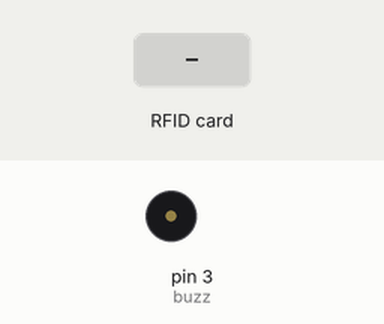
Recording of a sketch running on a simulated Arduino Uno, built with avr-gcc and run on an emulated ATmega328P. On the bench: buzzer (waves = sounding, pin HIGH). The test bench sets the inputs (shaded band). Pins used as bus, display or sensor lines are not drawn; what the sketch prints to the serial monitor is not drawn.

Above: at 1.2 s.
1.3 s: RFID card 5E 7A 19 C4 held to the reader
Timing chart, 0 to 4.3 s (numbered marks = the images above; inputs shaded):
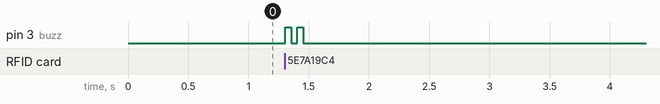

Measured:
- after the input at 1.3 s, pin 3 (buzz): alternates HIGH for 0.05 s and LOW for 0.05 s, 4 changes in all, then stays LOW, starting at once

The sketch:

RFID2.0.ino
```cpp
#include <SPI.h>
#include <MFRC522.h>
String uidString;
int buzz=3;
#define SS_PIN 10
#define RST_PIN 9
MFRC522 mfrc522(SS_PIN, RST_PIN); //Create MFRC522 instance.

void setup() {
  // put your setup code here, to run once:
Serial.begin(9600);
pinMode(buzz,OUTPUT);
SPI.begin(); //Initiate SPI bus
mfrc522.PCD_Init();

}

void loop() {
  // put your main code here, to run repeatedly:
if(mfrc522.PICC_IsNewCardPresent()){
  readRFID();
  Serial.print("Tag UID: ");
  Serial.println(uidString);
}
}
void readRFID(){
  mfrc522.PICC_ReadCardSerial();
  //Sound the buzzer when a card is read
  buzzOke();
  //Pembatas bisa dirubah sesuai keiginan,disini yang digunakan "-"
  uidString = String(mfrc522.uid.uidByte[0]) + "-" +
  String(mfrc522.uid.uidByte[1]) + "-" +
  String(mfrc522.uid.uidByte[2]) + "-" +
  String(mfrc522.uid.uidByte[3]);
}

void buzzOke(){
  digitalWrite(buzz,HIGH);
  delay(50);
  digitalWrite(buzz,LOW);
  delay(50);
  digitalWrite(buzz,HIGH);
  delay(50);
  digitalWrite(buzz,LOW);
  delay(50);
}
void buzzSalah(){
  digitalWrite(buzz,HIGH);
  delay(500);
}
```
